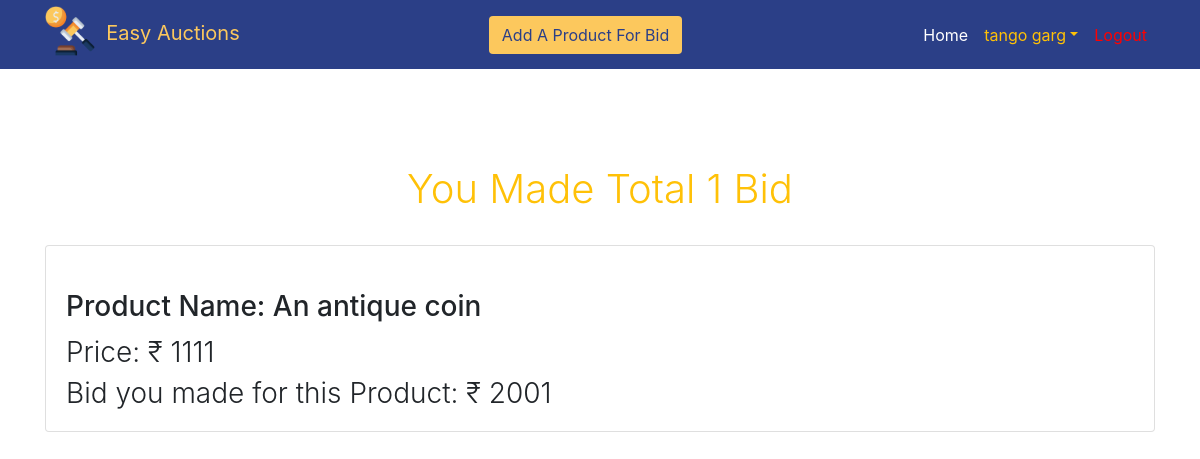
Screenshot of /bid.php (signed in) with the database file from the repository.
### tables this page shows
CREATE TABLE `tbl_bid` (
  `pro_id` int(11) NOT NULL,
  `uid` int(11) NOT NULL,
  `bid_amount` int(11) NOT NULL,
  `bid_id` int(11) NOT NULL
);

CREATE TABLE `tbl_product` (
  `pro_id` int(11) NOT NULL,
  `name` varchar(20) NOT NULL,
  `price` int(11) NOT NULL,
  `description` varchar(250) NOT NULL,
  `uid` int(11) NOT NULL,
  `bidstarttime` datetime NOT NULL,
  `bidendtime` datetime NOT NULL,
  `status` enum('On Sale','Sold','Disable') NOT NULL DEFAULT 'On Sale'
);

### bid.php (the view, shortened to what this page needs)
<?php
include('db.php');
if(isset($_SESSION['user'])) {
    $row_c = $_SESSION['user'];
}
?>
<!DOCTYPE html>
<html>
<?php include 'head.php'; ?>
<body>
	<?php include 'nav.php'; ?>
<br><br>
	<div class="mt-5 container">
		<?php
		$query1 = "select * from tbl_bid where uid = '$row_c->uid';";
			$run_q1 = $con->query($query1);
			$bid_numbers = $run_q1->num_rows;
			?>
			<h1 align="center" class="font-weight-light text-warning">You&nbsp;Made&nbsp;Total&nbsp;<?php echo $bid_numbers; if($bid_numbers>1) { echo " Bids"; } else { echo " Bid"; } ?></h1>
			<div class="row">
				<?php
				while ($row_q1 = $run_q1->fetch_object()) {
					$query2 = "select * from tbl_product where pro_id = '$row_q1->pro_id';";
					$run_q2 = $con->query($query2);
					$row_q2 = $run_q2->fetch_object();
					?>
					<div class="col-12 mt-4">
						<div class="card">
							<div class="card-body">
								<h3 class="text-dark"><h3 class="card-title mt-4">Product&nbsp;Name:&nbsp;<?php echo $row_q2->name; ?></h3></h3>
								<h3 class="card-text font-weight-light">Price:&nbsp;&#8377;&nbsp;<?php echo $row_q2->price; ?></h3>
								<h3 class="card-text font-weight-light">Bid&nbsp;you&nbsp;made&nbsp;for&nbsp;this&nbsp;Product:&nbsp;&#8377;&nbsp;<?php echo $row_q1->bid_amount; ?></h3>
							</div>
						</div>
					</div>
					<?php
				}
				?>
			</div>
		</div>
</body>
</html>

### rows the page displays
tbl_bid: pro.name "An antique coin", pro.price "1111", bid_amount "2001"

### other values shown
$row_c->name "tango"
$row_c->surname "garg"
$bid_numbers "1"
